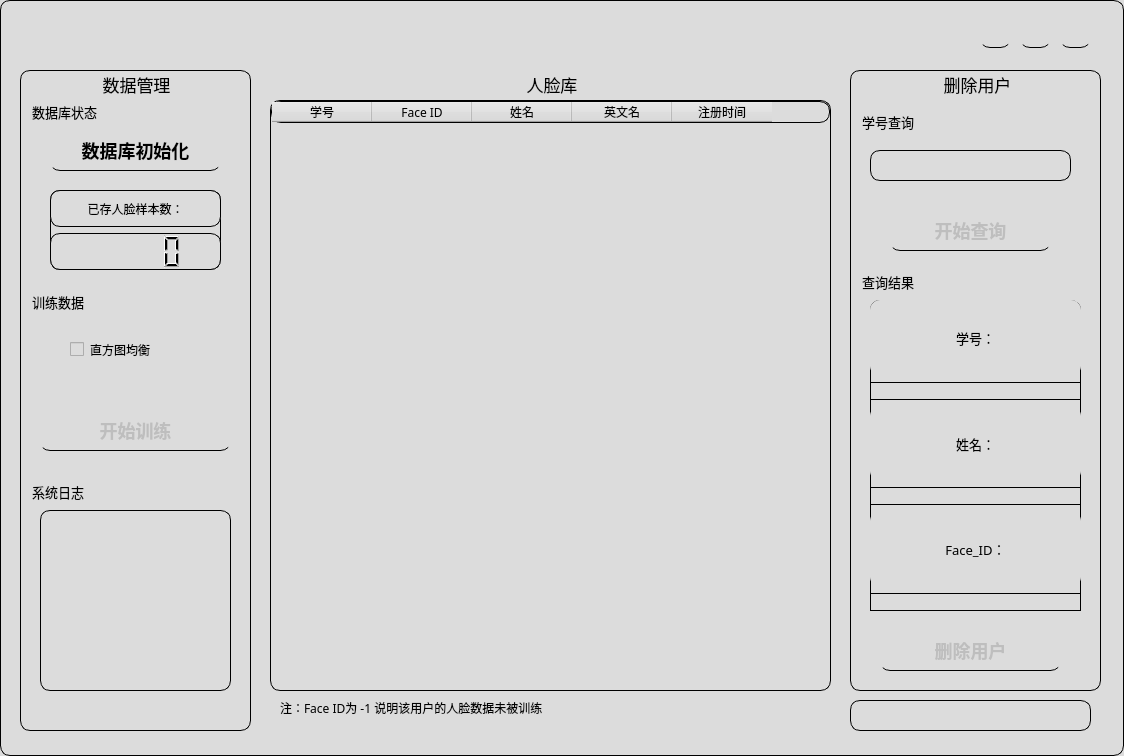
<?xml version="1.0" encoding="UTF-8"?>
<ui version="4.0">
 <class>Form</class>
 <widget class="QWidget" name="Form">
  <property name="geometry">
   <rect>
    <x>0</x>
    <y>0</y>
    <width>1124</width>
    <height>756</height>
   </rect>
  </property>
  <property name="font">
   <font>
    <family>华文琥珀</family>
    <pointsize>13</pointsize>
   </font>
  </property>
  <property name="windowTitle">
   <string>Form</string>
  </property>
  <property name="windowOpacity">
   <double>0.800000000000000</double>
  </property>
  <property name="styleSheet">
   <string notr="true">QWidget{
background:#DCDCDC;
border-right:1px solid black;
border-left:1px solid black;
border-top:1px solid black;
border-bottom:1px solid black;
border-top-left-radius:10px;
border-bottom-left-radius:10px;
border-top-right-radius:10px;
border-bottom-right-radius:10px;
}
QPushButton{
    border:none;
    border-bottom:1px solid black;
    font-size:18px;
    font-weight:700;
 }
QPushButton:hover{border-left:4px solid grey;font-weight:700;}
QCheckBox{
border:none}
</string>
  </property>
  <widget class="QGroupBox" name="DbGRoup">
   <property name="geometry">
    <rect>
     <x>20</x>
     <y>70</y>
     <width>231</width>
     <height>661</height>
    </rect>
   </property>
   <property name="font">
    <font>
     <family>华文琥珀</family>
     <pointsize>13</pointsize>
    </font>
   </property>
   <property name="title">
    <string>数据管理</string>
   </property>
   <property name="alignment">
    <set>Qt::AlignCenter</set>
   </property>
   <widget class="QGroupBox" name="DbStateGroup">
    <property name="geometry">
     <rect>
      <x>10</x>
      <y>30</y>
      <width>211</width>
      <height>171</height>
     </rect>
    </property>
    <property name="font">
     <font>
      <family>华文琥珀</family>
      <pointsize>10</pointsize>
     </font>
    </property>
    <property name="styleSheet">
     <string notr="true">QGroupBox{border:none}</string>
    </property>
    <property name="title">
     <string>数据库状态</string>
    </property>
    <widget class="QPushButton" name="initdb">
     <property name="geometry">
      <rect>
       <x>20</x>
       <y>30</y>
       <width>171</width>
       <height>41</height>
      </rect>
     </property>
     <property name="font">
      <font>
       <family>华文中宋</family>
       <pointsize>-1</pointsize>
       <weight>87</weight>
       <bold>true</bold>
      </font>
     </property>
     <property name="text">
      <string>数据库初始化</string>
     </property>
    </widget>
    <widget class="QWidget" name="verticalLayoutWidget">
     <property name="geometry">
      <rect>
       <x>20</x>
       <y>90</y>
       <width>171</width>
       <height>80</height>
      </rect>
     </property>
     <layout class="QVBoxLayout" name="UserNumberverticalLayout">
      <item>
       <widget class="QLabel" name="UserNumberLabel">
        <property name="font">
         <font>
          <family>华文中宋</family>
         </font>
        </property>
        <property name="text">
         <string>已存人脸样本数：</string>
        </property>
        <property name="alignment">
         <set>Qt::AlignCenter</set>
        </property>
       </widget>
      </item>
      <item>
       <widget class="QLCDNumber" name="UserlcdNumber"/>
      </item>
     </layout>
    </widget>
   </widget>
   <widget class="QGroupBox" name="trainGroup">
    <property name="geometry">
     <rect>
      <x>10</x>
      <y>220</y>
      <width>211</width>
      <height>211</height>
     </rect>
    </property>
    <property name="font">
     <font>
      <family>华文琥珀</family>
      <pointsize>10</pointsize>
     </font>
    </property>
    <property name="styleSheet">
     <string notr="true">QGroupBox{border:none}</string>
    </property>
    <property name="title">
     <string>训练数据</string>
    </property>
    <widget class="QPushButton" name="trainButton">
     <property name="enabled">
      <bool>false</bool>
     </property>
     <property name="geometry">
      <rect>
       <x>10</x>
       <y>120</y>
       <width>191</width>
       <height>41</height>
      </rect>
     </property>
     <property name="font">
      <font>
       <family>华文中宋</family>
       <pointsize>-1</pointsize>
       <weight>87</weight>
       <bold>true</bold>
      </font>
     </property>
     <property name="text">
      <string>开始训练</string>
     </property>
    </widget>
    <widget class="QCheckBox" name="equalizeHistCheckBox">
     <property name="geometry">
      <rect>
       <x>40</x>
       <y>50</y>
       <width>141</width>
       <height>19</height>
      </rect>
     </property>
     <property name="font">
      <font>
       <family>华文中宋</family>
      </font>
     </property>
     <property name="text">
      <string>直方图均衡</string>
     </property>
    </widget>
   </widget>
   <widget class="QGroupBox" name="logGroup">
    <property name="geometry">
     <rect>
      <x>10</x>
      <y>410</y>
      <width>211</width>
      <height>211</height>
     </rect>
    </property>
    <property name="font">
     <font>
      <family>华文琥珀</family>
      <pointsize>10</pointsize>
     </font>
    </property>
    <property name="styleSheet">
     <string notr="true">QGroupBox{border:none}</string>
    </property>
    <property name="title">
     <string>系统日志</string>
    </property>
    <widget class="QTextEdit" name="logtextEdit">
     <property name="geometry">
      <rect>
       <x>10</x>
       <y>30</y>
       <width>191</width>
       <height>181</height>
      </rect>
     </property>
    </widget>
   </widget>
  </widget>
  <widget class="QGroupBox" name="facegroupBox">
   <property name="geometry">
    <rect>
     <x>260</x>
     <y>70</y>
     <width>581</width>
     <height>661</height>
    </rect>
   </property>
   <property name="font">
    <font>
     <family>华文琥珀</family>
     <pointsize>13</pointsize>
    </font>
   </property>
   <property name="styleSheet">
    <string notr="true">QGroupBox{border:none}</string>
   </property>
   <property name="title">
    <string>人脸库</string>
   </property>
   <property name="alignment">
    <set>Qt::AlignCenter</set>
   </property>
   <widget class="QTableWidget" name="tableWidget">
    <property name="geometry">
     <rect>
      <x>10</x>
      <y>30</y>
      <width>561</width>
      <height>591</height>
     </rect>
    </property>
    <property name="styleSheet">
     <string notr="true">QTabelWiget{background:#DCDCDC}</string>
    </property>
    <property name="showGrid">
     <bool>true</bool>
    </property>
    <property name="sortingEnabled">
     <bool>false</bool>
    </property>
    <property name="cornerButtonEnabled">
     <bool>true</bool>
    </property>
    <property name="columnCount">
     <number>5</number>
    </property>
    <column>
     <property name="text">
      <string>学号</string>
     </property>
     <property name="font">
      <font>
       <family>华文中宋</family>
      </font>
     </property>
     <property name="background">
      <color>
       <red>220</red>
       <green>220</green>
       <blue>220</blue>
      </color>
     </property>
    </column>
    <column>
     <property name="text">
      <string>Face ID</string>
     </property>
     <property name="font">
      <font>
       <family>华文中宋</family>
      </font>
     </property>
     <property name="background">
      <color>
       <red>220</red>
       <green>220</green>
       <blue>220</blue>
      </color>
     </property>
    </column>
    <column>
     <property name="text">
      <string>姓名</string>
     </property>
     <property name="font">
      <font>
       <family>华文中宋</family>
      </font>
     </property>
     <property name="background">
      <color>
       <red>220</red>
       <green>220</green>
       <blue>220</blue>
      </color>
     </property>
    </column>
    <column>
     <property name="text">
      <string>英文名</string>
     </property>
     <property name="font">
      <font>
       <family>华文中宋</family>
      </font>
     </property>
     <property name="background">
      <color>
       <red>220</red>
       <green>220</green>
       <blue>220</blue>
      </color>
     </property>
    </column>
    <column>
     <property name="text">
      <string>注册时间</string>
     </property>
     <property name="font">
      <font>
       <family>华文中宋</family>
      </font>
     </property>
     <property name="background">
      <color>
       <red>220</red>
       <green>220</green>
       <blue>220</blue>
      </color>
     </property>
    </column>
   </widget>
   <widget class="QLabel" name="label">
    <property name="geometry">
     <rect>
      <x>20</x>
      <y>630</y>
      <width>501</width>
      <height>16</height>
     </rect>
    </property>
    <property name="font">
     <font>
      <family>华文中宋</family>
     </font>
    </property>
    <property name="styleSheet">
     <string notr="true">QLabel{border:none}</string>
    </property>
    <property name="text">
     <string>注：Face ID为 -1 说明该用户的人脸数据未被训练</string>
    </property>
   </widget>
  </widget>
  <widget class="QGroupBox" name="deleteUserGroupBox">
   <property name="geometry">
    <rect>
     <x>850</x>
     <y>70</y>
     <width>251</width>
     <height>621</height>
    </rect>
   </property>
   <property name="font">
    <font>
     <family>华文琥珀</family>
     <pointsize>13</pointsize>
    </font>
   </property>
   <property name="styleSheet">
    <string notr="true"/>
   </property>
   <property name="title">
    <string>删除用户</string>
   </property>
   <property name="alignment">
    <set>Qt::AlignCenter</set>
   </property>
   <widget class="QGroupBox" name="queryUserGroupBox">
    <property name="geometry">
     <rect>
      <x>10</x>
      <y>40</y>
      <width>221</width>
      <height>151</height>
     </rect>
    </property>
    <property name="font">
     <font>
      <family>华文琥珀</family>
      <pointsize>10</pointsize>
     </font>
    </property>
    <property name="styleSheet">
     <string notr="true">QGroupBox{border:none}</string>
    </property>
    <property name="title">
     <string>学号查询</string>
    </property>
    <widget class="QLineEdit" name="QuerylineEdit">
     <property name="geometry">
      <rect>
       <x>10</x>
       <y>40</y>
       <width>201</width>
       <height>31</height>
      </rect>
     </property>
    </widget>
    <widget class="QPushButton" name="QueryButton">
     <property name="enabled">
      <bool>false</bool>
     </property>
     <property name="geometry">
      <rect>
       <x>30</x>
       <y>100</y>
       <width>161</width>
       <height>41</height>
      </rect>
     </property>
     <property name="font">
      <font>
       <family>华文中宋</family>
       <pointsize>-1</pointsize>
       <weight>87</weight>
       <bold>true</bold>
      </font>
     </property>
     <property name="text">
      <string>开始查询</string>
     </property>
    </widget>
   </widget>
   <widget class="QGroupBox" name="groupBox">
    <property name="geometry">
     <rect>
      <x>10</x>
      <y>200</y>
      <width>221</width>
      <height>351</height>
     </rect>
    </property>
    <property name="font">
     <font>
      <family>华文琥珀</family>
      <pointsize>10</pointsize>
     </font>
    </property>
    <property name="styleSheet">
     <string notr="true">QLabel{border:none}
QGroupBox{border:none}</string>
    </property>
    <property name="title">
     <string>查询结果</string>
    </property>
    <widget class="QWidget" name="verticalLayoutWidget_2">
     <property name="geometry">
      <rect>
       <x>10</x>
       <y>30</y>
       <width>211</width>
       <height>311</height>
      </rect>
     </property>
     <layout class="QVBoxLayout" name="verticalLayout">
      <item>
       <widget class="QLabel" name="usernumberLabel">
        <property name="font">
         <font>
          <family>华文中宋</family>
          <pointsize>10</pointsize>
         </font>
        </property>
        <property name="text">
         <string>学号：</string>
        </property>
        <property name="alignment">
         <set>Qt::AlignCenter</set>
        </property>
       </widget>
      </item>
      <item>
       <widget class="QLineEdit" name="UsernumlineEdit"/>
      </item>
      <item>
       <widget class="QLabel" name="usernameLabel">
        <property name="font">
         <font>
          <family>华文中宋</family>
          <pointsize>10</pointsize>
         </font>
        </property>
        <property name="text">
         <string>姓名：</string>
        </property>
        <property name="alignment">
         <set>Qt::AlignCenter</set>
        </property>
       </widget>
      </item>
      <item>
       <widget class="QLineEdit" name="UsernamelineEdit"/>
      </item>
      <item>
       <widget class="QLabel" name="FaceIDLabel">
        <property name="font">
         <font>
          <family>华文中宋</family>
          <pointsize>10</pointsize>
         </font>
        </property>
        <property name="text">
         <string>Face_ID：</string>
        </property>
        <property name="alignment">
         <set>Qt::AlignCenter</set>
        </property>
       </widget>
      </item>
      <item>
       <widget class="QLineEdit" name="FaceIDLineedit"/>
      </item>
     </layout>
    </widget>
   </widget>
   <widget class="QPushButton" name="deleteUserButton">
    <property name="enabled">
     <bool>false</bool>
    </property>
    <property name="geometry">
     <rect>
      <x>30</x>
      <y>560</y>
      <width>181</width>
      <height>41</height>
     </rect>
    </property>
    <property name="font">
     <font>
      <family>华文中宋</family>
      <pointsize>-1</pointsize>
      <weight>87</weight>
      <bold>true</bold>
     </font>
    </property>
    <property name="text">
     <string>删除用户</string>
    </property>
   </widget>
  </widget>
  <widget class="QLabel" name="queryResultLabel">
   <property name="geometry">
    <rect>
     <x>850</x>
     <y>700</y>
     <width>241</width>
     <height>31</height>
    </rect>
   </property>
   <property name="styleSheet">
    <string notr="true"/>
   </property>
   <property name="text">
    <string/>
   </property>
  </widget>
  <widget class="QPushButton" name="left_close">
   <property name="geometry">
    <rect>
     <x>980</x>
     <y>20</y>
     <width>31</width>
     <height>28</height>
    </rect>
   </property>
   <property name="text">
    <string/>
   </property>
  </widget>
  <widget class="QPushButton" name="left_visit">
   <property name="geometry">
    <rect>
     <x>1020</x>
     <y>20</y>
     <width>31</width>
     <height>28</height>
    </rect>
   </property>
   <property name="text">
    <string/>
   </property>
  </widget>
  <widget class="QPushButton" name="left_mini">
   <property name="geometry">
    <rect>
     <x>1060</x>
     <y>20</y>
     <width>31</width>
     <height>28</height>
    </rect>
   </property>
   <property name="text">
    <string/>
   </property>
  </widget>
 </widget>
 <resources/>
 <connections/>
</ui>
